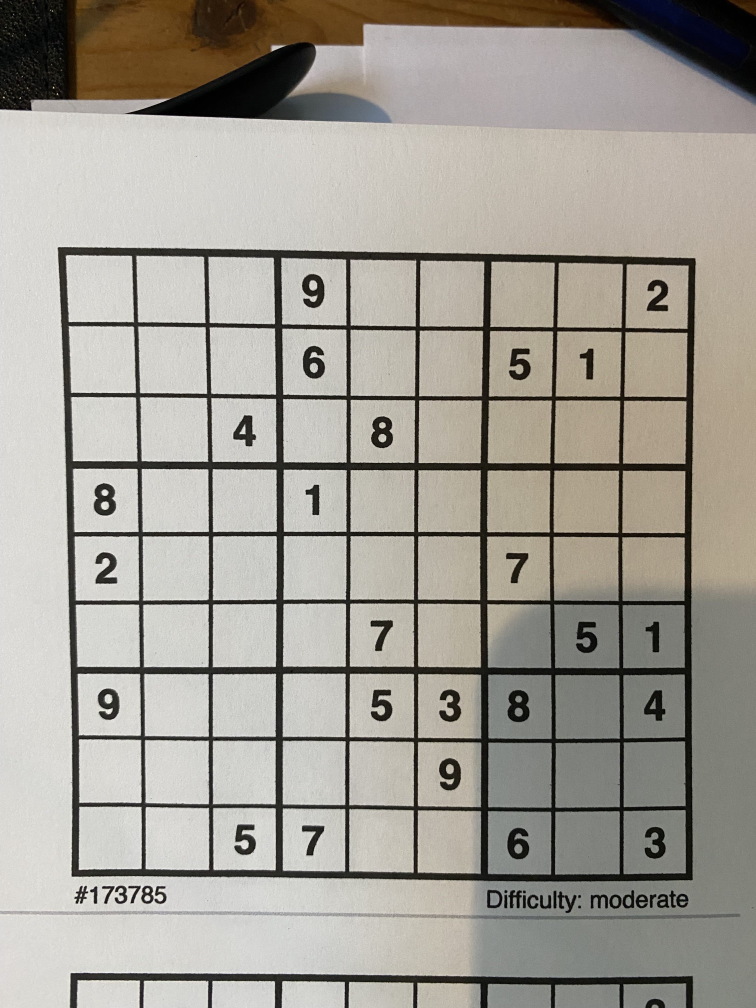
#> input picture Sudoku_Live/Sudoku_Project/images/Sudoku1.jpg, 3024 x 4032 px (shown at 1/4 size)
$ python -i find_puzzle.py   (imports and definitions only)
#> lines starting #> are read from the running program, lines starting #| are printed output that depends on the picture
#> further down, picture is the input picture: shape (4032, 3024, 3); mean B, G, R 149.7, 158, 162
### Sudoku_Live/Sudoku_Project/helpers.py
import cv2
import numpy as np
import math
import cv2 as cv
from extract_digit import extract_digit
from imutils.perspective import four_point_transform
from torchvision import transforms
import copy
import sudoku_solver

# [28 lines left out: functions prepare_for_pred, find_corners_of_contour, not called in this run]


def side_lengths_are_too_different(A, B, C, D, tolScale):
    AB = math.sqrt((A[0]-B[0])**2 + (A[1]-B[1])**2)
    AD = math.sqrt((A[0]-D[0])**2 + (A[1]-D[1])**2)
    BC = math.sqrt((B[0]-C[0])**2 + (B[1]-C[1])**2)
    CD = math.sqrt((C[0]-D[0])**2 + (C[1]-D[1])**2)
    shortest = min(AB, AD, BC, CD)
    longest = max(AB, AD, BC, CD)
    return longest > tolScale * shortest

def approx_90_degrees(angle, epsilon):
    return abs(angle - 90) < epsilon

# [132 lines left out: functions angle_between, find_coordinates, sudoku_finder, not called in this run]

### Sudoku_Live/Sudoku_Project/find_puzzle.py
import imutils
import cv2 as cv
from imutils.perspective import four_point_transform
from helpers import *


def find_puzzle(image):
    # convert the image to grayscale, blur it, and find edges
    # in the image
    gray = cv.cvtColor(image, cv.COLOR_BGR2GRAY)
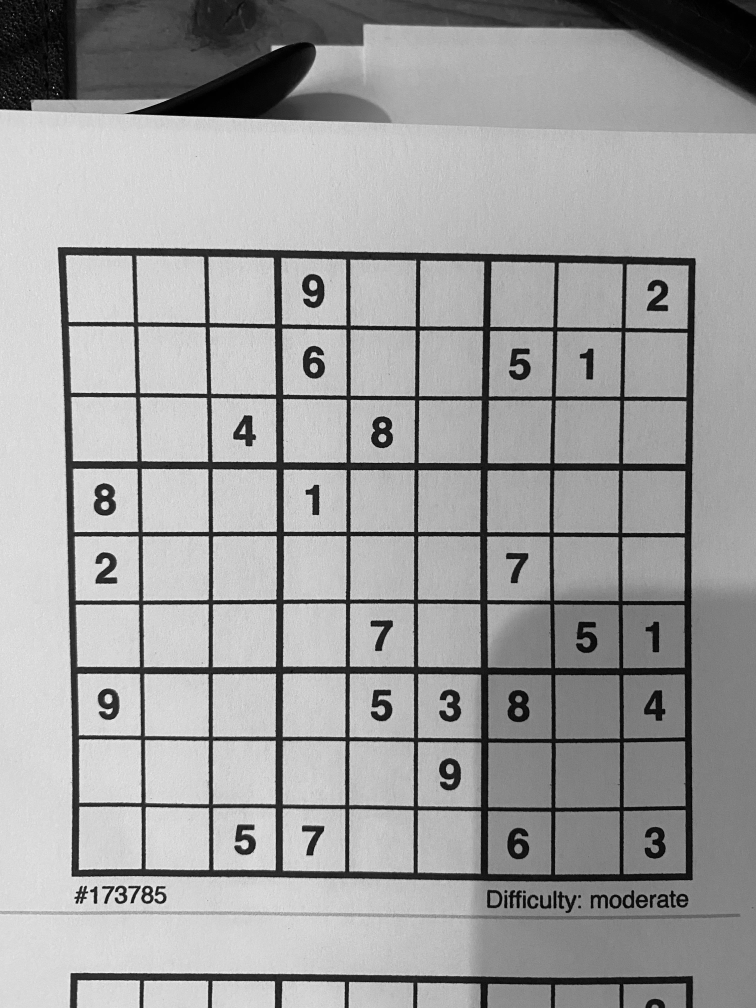
#> gray: shape (4032, 3024) (shown at 1/4 size); min 0, max 255, mean 158.3
    gray = cv.GaussianBlur(gray, (1, 1), 0)

    thresh = cv.adaptiveThreshold(gray, 255, cv.ADAPTIVE_THRESH_GAUSSIAN_C, cv.THRESH_BINARY, 11, 2)
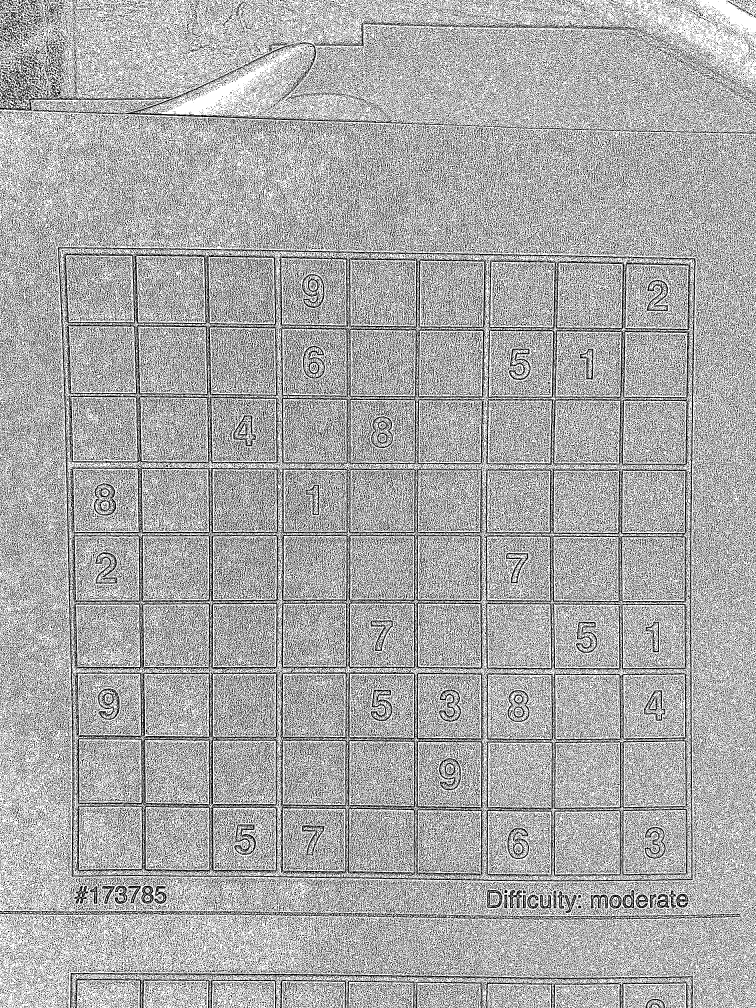
#> thresh: shape (4032, 3024) (shown at 1/4 size); 66.7% white; black in thin lines or dots
    thresh = cv.bitwise_not(thresh)
#> thresh: shape (4032, 3024); 33.3% white in thin lines or dots


    # finding countours in the image and sort by descending size
    cnts = cv.findContours(thresh.copy(), cv.RETR_EXTERNAL, cv.CHAIN_APPROX_SIMPLE)
#> cnts = 116438 contours
    cnts = imutils.grab_contours(cnts)
    cnts = sorted(cnts, key=cv.contourArea, reverse=True)

    puzzleCnt = None

    for c in cnts:
        # approximate the contour
        peri = cv.arcLength(c, True)
        approx = cv.approxPolyDP(c, 0.02 * peri, True)

        # if our approximated contour has four points, then we
        # can assume that we have found our puzzle
        if len(approx) == 4:
            puzzleCnt = approx

            approx = sorted(approx, key=lambda x: x[0][0])

            tl, bl = sorted(approx[:2], key=lambda x: x[0][1])
            tr, br = sorted(approx[2:], key=lambda x: x[0][1])

            tl = tuple(tl[0])
            tr = tuple(tr[0])
            bl = tuple(bl[0])
            br = tuple(br[0])

            eps = 1.08

            if side_lengths_are_too_different(tl, tr, br, bl, eps):
                continue

            else:
                break
#> this loop made 1 pass
#> (peri, puzzleCnt, eps, AB in side_lengths_are_too_different, AD in side_lengths_are_too_different, BC in side_lengths_are_too_different, CD in side_lengths_are_too_different, shortest in side_lengths_are_too_different) on pass 1: (11185.8, [[232, 990], [286, 3505], [2770, 3518], [2782, 1034]], 1.08, 2550.4, 2515.6, 2484, 2484, 2484)
#> after the loop, eps = 1.08

    if puzzleCnt is None:
        raise Exception("Could not find Sudoku puzzle.")

    # apply a four point perspective transform to both the original
	# image and grayscale image to obtain a top-down bird's eye view
	# of the puzzle
    puzzle = four_point_transform(image, puzzleCnt.reshape(4, 2))
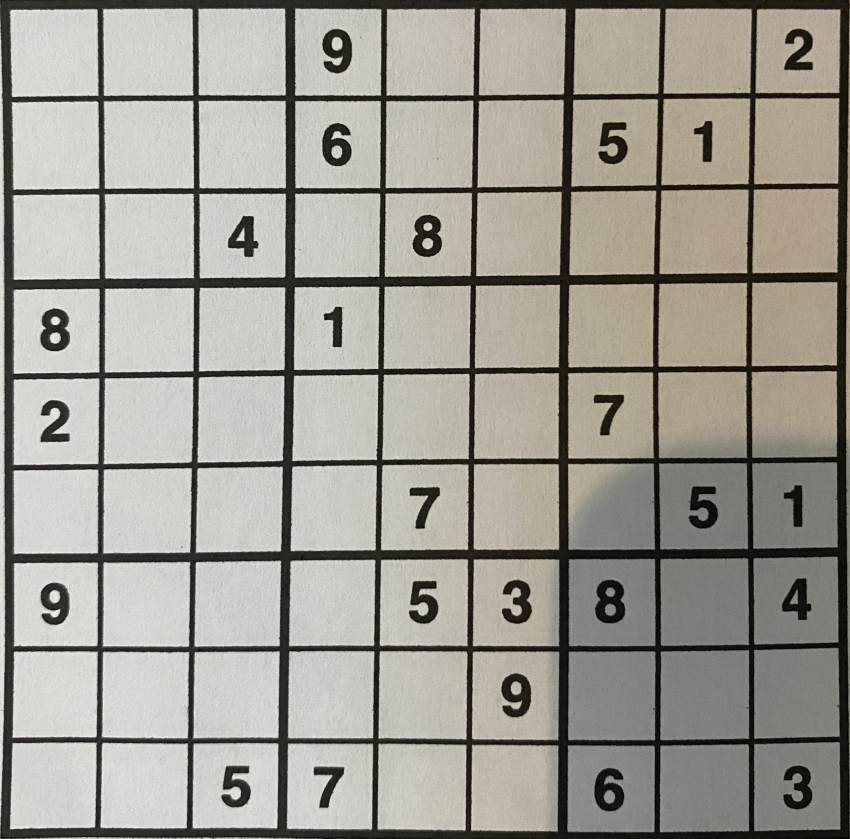
#> puzzle: shape (2515, 2550, 3) (shown at 1/3 size); mean B, G, R 147.3, 155.9, 158.7
    warped = four_point_transform(gray, puzzleCnt.reshape(4, 2))
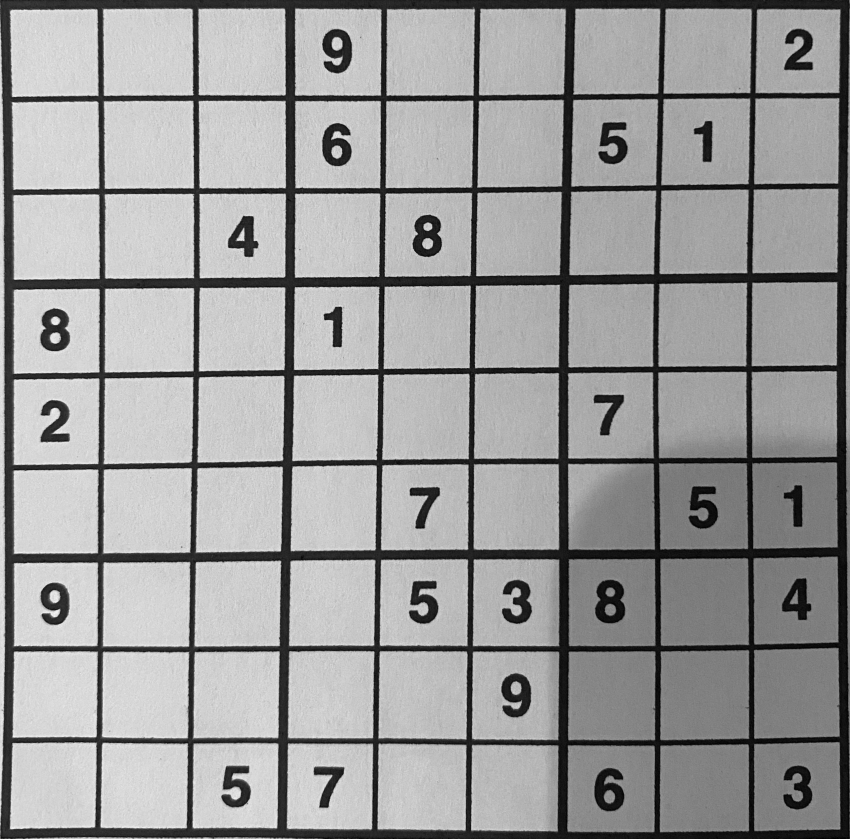
#> warped: shape (2515, 2550) (shown at 1/3 size); min 0, max 255, mean 155.8

	# return a 2-tuple of puzzle in both RGB and grayscale
    return (puzzle, warped)

>>> import cv2
>>> picture = cv2.imread('images/Sudoku1.jpg')
>>> result = find_puzzle(picture)

$ run again, on Sudoku_Live/Sudoku_Project/images/Sudoku2.jpg
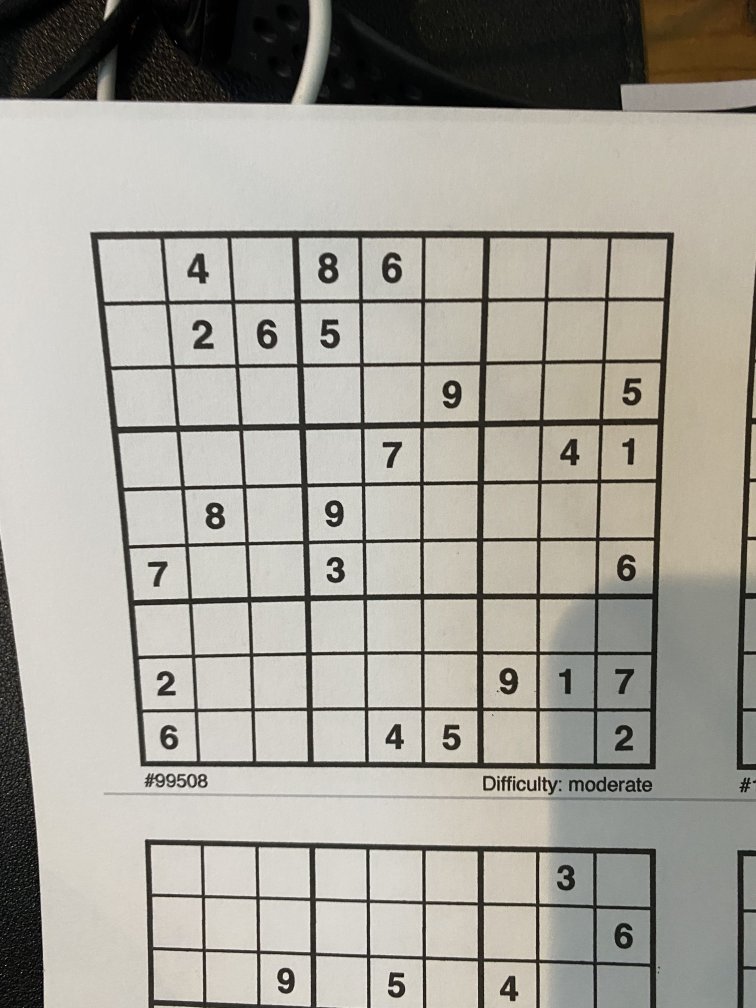
#> input picture Sudoku_Live/Sudoku_Project/images/Sudoku2.jpg, 3024 x 4032 px (shown at 1/4 size)
#> picture is the input picture: shape (4032, 3024, 3); mean B, G, R 151.1, 159.6, 162.5
#> in find_puzzle, `gray = cv.cvtColor(image, cv.COLOR_BGR2GRAY)`:
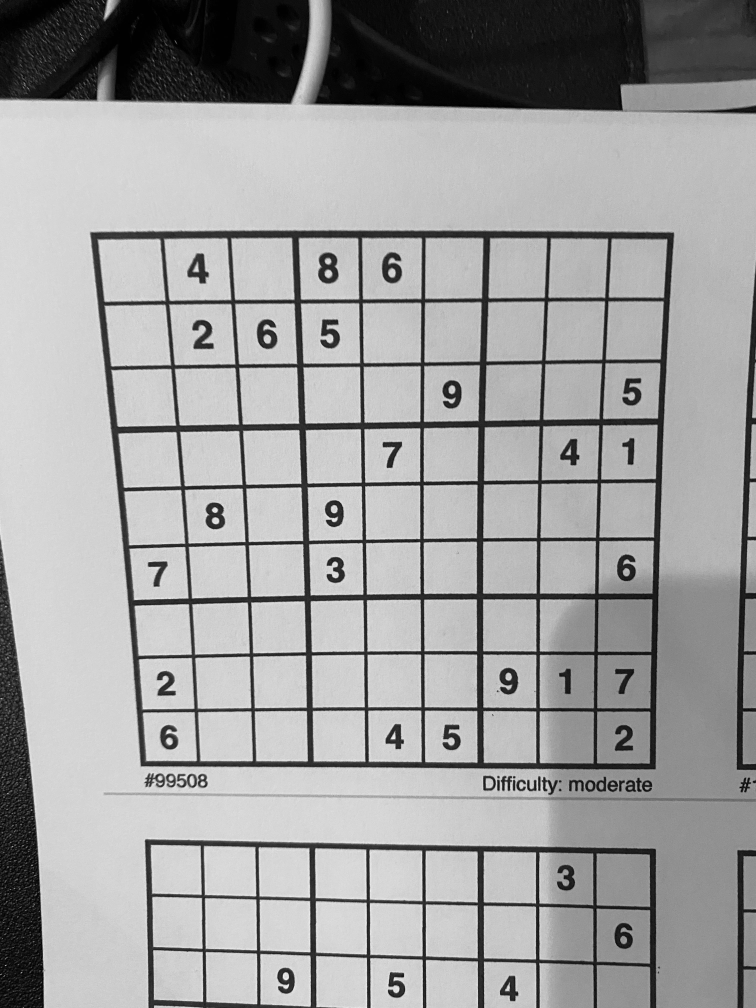
#> gray: shape (4032, 3024) (shown at 1/4 size); min 0, max 255, mean 159.5
#> in find_puzzle, `thresh = cv.adaptiveThreshold(gray, 255, cv.ADAPTIVE_THRESH_GAUSSIAN_C..`:
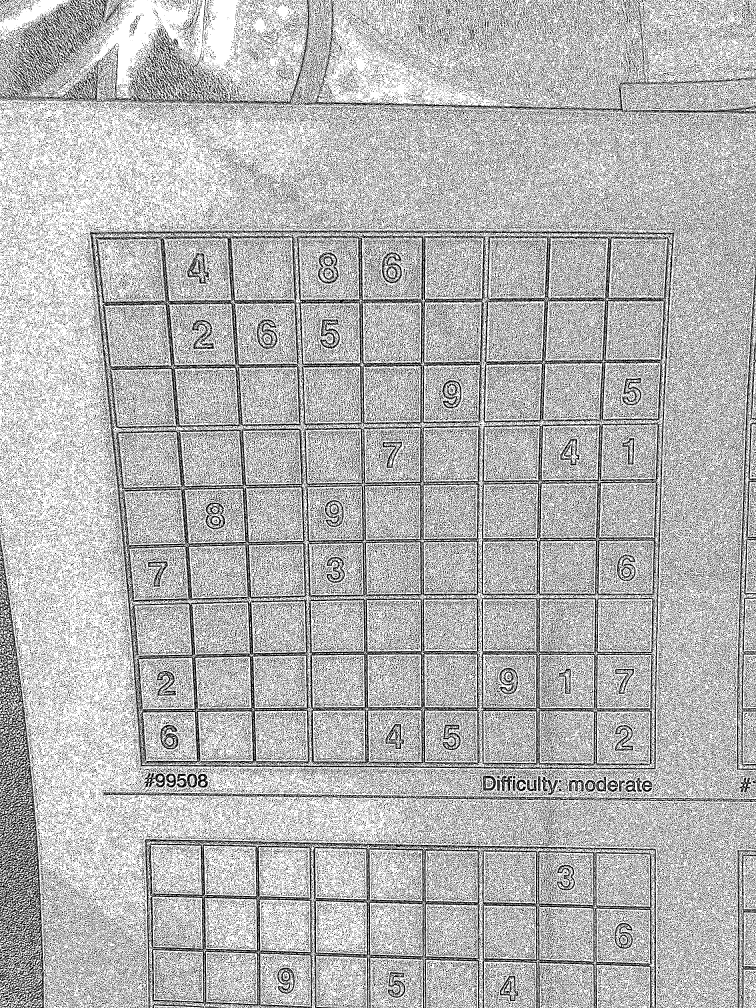
#> thresh: shape (4032, 3024) (shown at 1/4 size); 71.1% white; black in thin lines or dots
#> cnts = 140053 contours
#> the loop in find_puzzle, `for c in cnts:` made 13624 passes
#> (peri, approx, puzzleCnt, AB in side_lengths_are_too_different, AD in side_lengths_are_too_different, BC in side_lengths_are_too_different, CD in side_lengths_are_too_different, shortest in side_lengths_are_too_different) on passes 10, 19: (5247.8, [[[714, 383]], [[1159, 407]], [[1166, 418]], [[1234, 0]]], [[1234, 0], [1159, 407], [714, 383], [1166, 418]], 645.8, 445.6, 423.5, 13.04, 13.04), (2423.4, [[[293, 0]], [[327, 115]], [[342, 181]], [[404, 114]]], [[293, 0], [342, 181], [327, 115], [404, 114]], 159.1, 119.9, 91.29, 67.68, 67.68)
#> after the loop in find_puzzle, `for c in cnts:`: bl = (169, 3477); br = (172, 3477); eps = 1.08; puzzleCnt = [[169, 3474], [169, 3477], [172, 3477], [172, 3474]]; tl = (169, 3474); tr = (172, 3474)
#> warped = [[200, 200, 203], [198, 194, 199], [201, 198, 202]]
